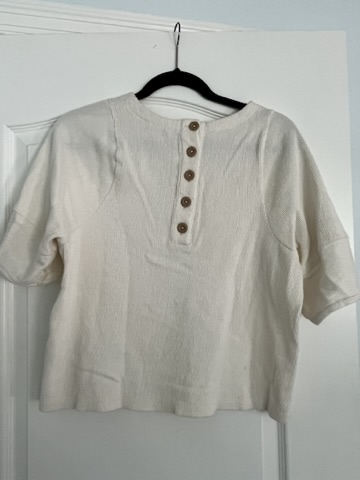
#> input picture raw_images/test_shirt2.jpg, 360 x 480 px; its folder holds only this picture in this run
$ python -i pipeline.py   (imports and definitions only)
#> lines starting #> are read from the running program, lines starting #| are printed output that depends on the picture; after the words box and inside, x2 and y2 are one past the last pixel; in counts of white or black regions, pixels touching at a corner belong together
"""
pipeline.py

Callable wrappers around the processing scripts for use in the web app.
"""

import os
import sys
import math
import json
import shutil

import cv2
import numpy as np
import matplotlib
# [1 line not run here, left out]
import matplotlib.pyplot as plt
import matplotlib.patches as mpatches
import importlib.util

BASE_DIR = os.path.dirname(os.path.abspath(__file__))
MODEL_PATH = os.path.join(BASE_DIR, 'u2net', 'saved_models', 'u2net', 'u2net.pth')
PATTERNS_DIR = os.path.join(BASE_DIR, 'patterns')


# ─── Load remove_background module (filename starts with digit) ───────────────

# [31 lines left out: functions _load_remove_bg, remove_background, not called in this run]


# ─── Step 2: compute garment area from mask ───────────────────────────────────

def compute_garment_area(mask_path):
    """
    Detect paper (leftmost object) and garment in the mask.
    Returns a garment-data dict compatible with garment_area_results.json,
    or raises ValueError if detection fails.
    """
#> called with mask_path = 'raw_images/test_shirt2.jpg'
    PAPER_AREA_IN2 = 8.5 * 11  # US Letter

    mask = cv2.imread(mask_path, cv2.IMREAD_GRAYSCALE)
#> mask: shape (480, 360); min 0, max 244, mean 168.1
    if mask is None:
        raise ValueError(f'Could not load mask: {mask_path}')

    _, thresh = cv2.threshold(mask, 127, 255, cv2.THRESH_BINARY)
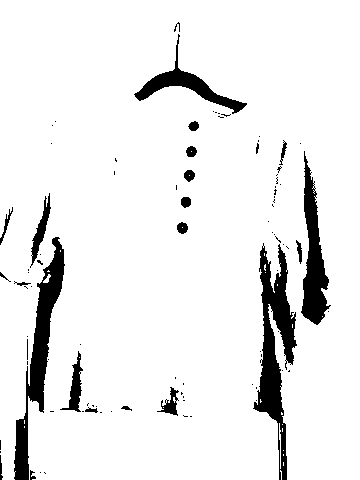
#> thresh: shape (480, 360); 92.1% white; 91 black regions (67 under 20 px)
    contours, _ = cv2.findContours(thresh, cv2.RETR_EXTERNAL, cv2.CHAIN_APPROX_SIMPLE)
#> contours = 20 contours, 18 with area under 20; largest, box (x1, y1, x2, y2) and area: (0, 0, 360, 480) 163425, (43, 274, 51, 283) 24
    contours = [c for c in contours if cv2.contourArea(c) > 100]
#> contours = 1 contour; box (x1, y1, x2, y2) and area: (0, 0, 360, 480) 163425

    if len(contours) < 2:
#> (the run stopped early here; a loop or call above may not have finished)
